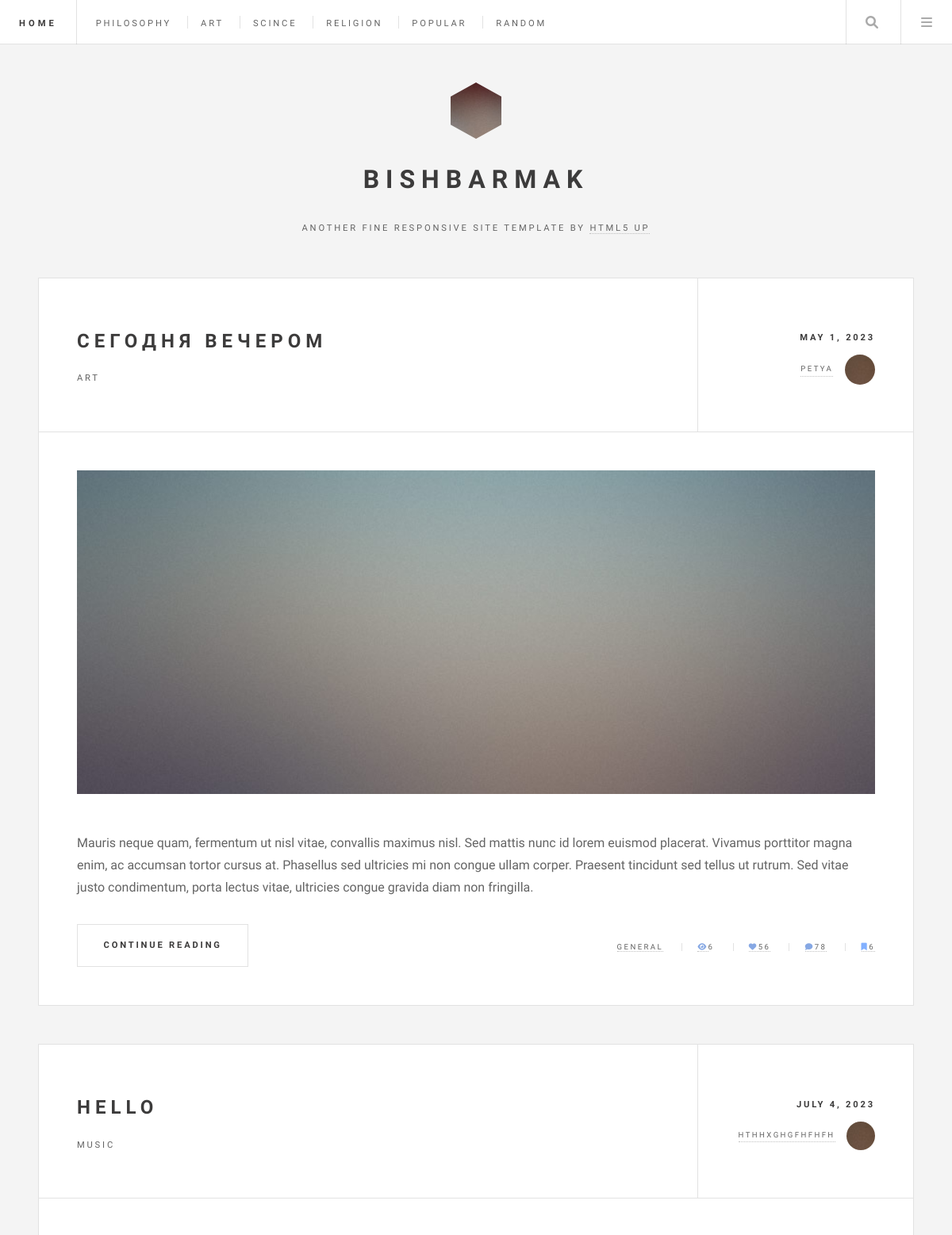
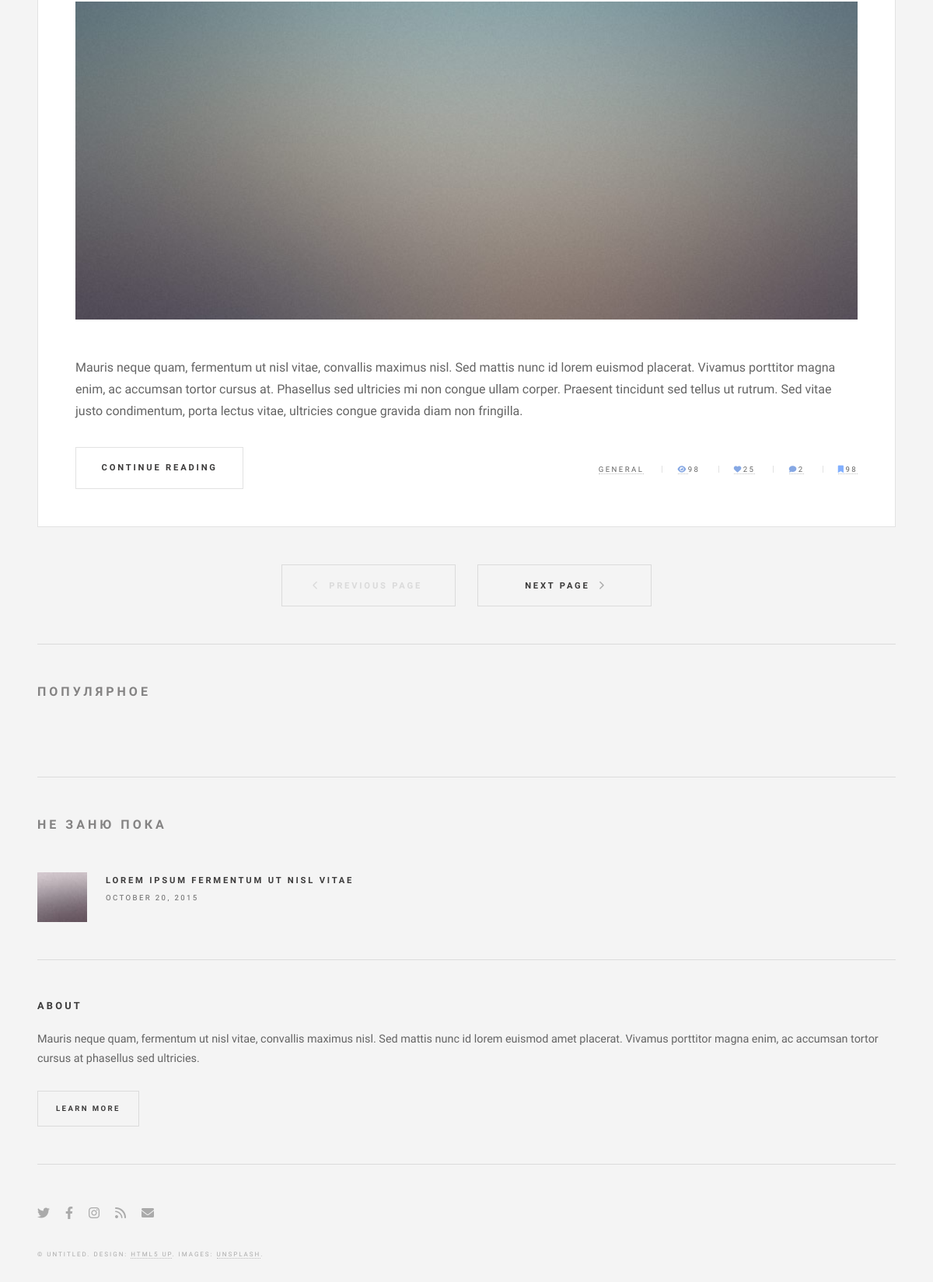
The page / on the database its author committed (2 pictures, top to bottom).
### myapp1/models.py (models this page shows)
class Articles(models.Model):
    post_autor = models.CharField('Автор', max_length=50, default='Unknown')
    post_autor_photo = models.CharField('Фото автора', max_length=250, default='Unknown')
    post_title = models.CharField('Заголовок', max_length=250, default='Unknown')
    post_photo = models.CharField('Картинка к статье', max_length=250, default='Unknown')
    post_category = models.CharField('Категория', max_length=250, default='Unknown')
    post_full_text = models.TextField('Статья', default='Unknown')
    post_date = models.DateTimeField('Дата публикации')
    post_viev = models.IntegerField('Просмотры', default=0)
    post_like = models.IntegerField('Лайки', default=0)
    post_comment = models.IntegerField('Комментарии', default=0)
    post_bookmark = models.IntegerField('Закладки', default=0)

### myapp1/views.py (the view)
# urls.py: path('', views.index, name='home'),
def index(request, cat=None):
    index_data(5)
    if cat == None:
        arts = Articles.objects.all()
        print(arts)
    else:
        arts = Articles.objects.filter(post_category=cat)
    return render(request, 'myapp1/index.html', {'arts': arts})

### myapp1/services/bac.py (called while the page is built)
def index_data(cat):
    print('hello' + str(cat))

### myapp1/templates/myapp1/index.html (shortened to what this page needs)
{% extends 'myapp1/base.html' %}
{% load static %}
{% block body %}
<body>
	<div id="wrapper">
		{% block header %}
		{% include 'myapp1/header.html'%}
		{% endblock %}
		{% block content %}
			<div id="main">
				{% for el in  arts %}
					<article class="post">
						<header>
							<div class="title">
								<h2><a href="#">{{ el.post_title }}</a></h2>
								<p>{{ el.post_category }}</p>
							</div>
							<div class="meta">
								<time class="published" datetime="2015-11-01">{{ el.post_date | date:"F j, Y" }}</time>
								<a href="#" class="author"><span class="name">{{ el.post_autor }}</span><img
										src="{% static 'myapp1/images/avatar.jpg' %}" alt="" /></a>
							</div>
						</header>
						<a href="#" class="image featured"><img src="{% static 'myapp1/images/pic01.jpg' %}" alt="" /></a>
						<p>Mauris neque quam, fermentum ut nisl vitae, convallis maximus nisl. Sed mattis nunc id lorem euismod
							placerat. Vivamus porttitor magna enim, ac accumsan tortor cursus at. Phasellus sed ultricies mi non congue
							ullam corper. Praesent tincidunt sed tellus ut rutrum. Sed vitae justo condimentum, porta lectus vitae,
							ultricies congue gravida diam non fringilla.</p>
						<footer>
							<ul class="actions">
								<li><a href="{% url 'post' el.id %}" class="button big">Continue Reading</a></li>
							</ul>
							<ul class="stats">
								<li><a href="#">General</a></li>
								<li><a href="#"><i class="fa-solid fa-eye" style="color: #86a8e4;"></i></a>{{ el.post_viev }}</a></li>
								<li><a href="#"><i class="fa-solid fa-heart" style="color: #86a8e4;"></i>{{ el.post_like }}</a></li>
								<li><a href="#"><i class="fa-solid fa-comment" style="color: #86a8e4;"></i>{{ el.post_comment }}</a></li>
								<li><a href="#"><i class="fa-solid fa-bookmark" style="color: #82b0ff;"></i>{{ el.post_viev }}</a></li>
							</ul>
						</footer>
					</article>
				{% endfor %}
				<ul class="actions pagination">
					<li><a href="" class="disabled button big previous">Previous Page</a></li>
					<li><a href="#" class="button big next">Next Page</a></li>
				</ul>
			</div>
			<section id="sidebar">
				<section id="intro">
					<a href="#" class="logo"><img src="{% static 'myapp1/images/logo.jpg' %}" alt="" /></a>
					<header>
						<h2>Bishbarmak</h2>
						<p>Another fine responsive site template by <a href="http://html5up.net">HTML5 UP</a></p>
					</header>
				</section>
				<section>
					<div class="bar-name">
						<h1 class="bar-name">Популярное</h1>
					</div>
				</section>
				<section>
					<div class="bar-name">
						<h1 class="bar-name">Не заню пока</h1>
					</div>
					<ul class="posts">
						<li>
							<article>
								<header>
									<h3><a href="#">Lorem ipsum fermentum ut nisl vitae</a></h3>
									<time class="published" datetime="2015-10-20">October 20, 2015</time>
								</header>
								<a href="#" class="image"><img src="{% static 'myapp1/images/pic08.jpg' %}" alt="" /></a>
							</article>
						</li>
					</ul>
				</section>
				<section class="blurb">
					<h2>About</h2>
					<p>Mauris neque quam, fermentum ut nisl vitae, convallis maximus nisl. Sed mattis nunc id lorem euismod amet
						placerat. Vivamus porttitor magna enim, ac accumsan tortor cursus at phasellus sed ultricies.</p>
					<ul class="actions">
						<li><a href="{% url 'about' %}" class="button">Learn More</a></li>
					</ul>
				</section>
				<section id="footer">
					<ul class="icons">
						<li><a href="#" class="fa-twitter"><span class="label">Twitter</span></a></li>
						<li><a href="#" class="fa-facebook"><span class="label">Facebook</span></a></li>
						<li><a href="#" class="fa-instagram"><span class="label">Instagram</span></a></li>
						<li><a href="#" class="fa-rss"><span class="label">RSS</span></a></li>
						<li><a href="#" class="fa-envelope"><span class="label">Email</span></a></li>
					</ul>
					<p class="copyright">&copy; Untitled. Design: <a href="http://html5up.net">HTML5 UP</a>. Images: <a
							href="http://unsplash.com">Unsplash</a>.</p>
				</section>
			</section>
		{% endblock %}
	</div>
</body>
{% endblock %}

### myapp1/templates/myapp1/base.html (shortened to what this page needs)
<!DOCTYPE HTML>
{% load static %}
<html>
<head>
	<link rel="stylesheet" href="https://cdnjs.cloudflare.com/ajax/libs/font-awesome/6.0.0-beta3/css/all.min.css">
	<link rel="stylesheet" href="{% static 'myapp1/css/main.css' %}" />
</head>
{% block body %}{% endblock %}
</html>

### myapp1/templates/myapp1/header.html (shortened to what this page needs)
{% load static %}
<header id="header">
  <h1><a href="{% url 'home' %}">Home</a></h1>
  <nav class="links">
    <ul>
      <li><a href="{% url 'home' 'philosophy' %}">Philosophy</a></li>
      <li><a href="{% url 'home' 'art' %}">Art</a></li>
      <li><a href="{% url 'home' 'scince' %}">Scince</a></li>
      <li><a href="{% url 'home' 'religion' %}">Religion</a></li>
      <li><a href="{% url 'home' 'popular' %}">Popular</a></li>
      <li><a href="{% url 'home' 'random' %}">Random</a></li>
    </ul>
  </nav>
  <nav class="main">
    <ul>
      <li class="search">
        <a class="fa-search" href="#search">Search</a>
      </li>
      <li class="menu">
        <a class="fa-bars" href="#menu">Menu</a>
      </li>
    </ul>
  </nav>
</header>

### rows shown on the page
Articles: post_title "СЕГОДНЯ ВЕЧЕРОМ", post_category "ART", post_date "MAY 1, 2023", post_autor "PETYA", post_viev "6", post_like "56", post_comment "78"
Articles: post_title "HELLO", post_category "MUSIC", post_date "JULY 4, 2023", post_autor "HTHHXGHGFHFHFH", post_viev "98", post_like "25", post_comment "2"
